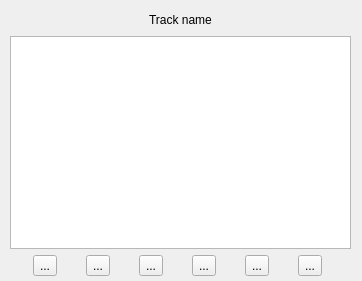
<?xml version="1.0" encoding="UTF-8"?>
<ui version="4.0">
 <class>myPlayer</class>
 <widget class="QDialog" name="myPlayer">
  <property name="geometry">
   <rect>
    <x>0</x>
    <y>0</y>
    <width>362</width>
    <height>281</height>
   </rect>
  </property>
  <property name="windowTitle">
   <string>Player</string>
  </property>
  <property name="sizeGripEnabled">
   <bool>false</bool>
  </property>
  <widget class="QWidget" name="">
   <property name="geometry">
    <rect>
     <x>10</x>
     <y>10</y>
     <width>341</width>
     <height>266</height>
    </rect>
   </property>
   <layout class="QVBoxLayout" name="verticalLayout">
    <item>
     <layout class="QHBoxLayout" name="horizontalLayout_2">
      <item>
       <spacer name="horizontalSpacer">
        <property name="orientation">
         <enum>Qt::Horizontal</enum>
        </property>
        <property name="sizeHint" stdset="0">
         <size>
          <width>40</width>
          <height>20</height>
         </size>
        </property>
       </spacer>
      </item>
      <item>
       <widget class="QLabel" name="_Track">
        <property name="text">
         <string>Track name</string>
        </property>
       </widget>
      </item>
      <item>
       <spacer name="horizontalSpacer_2">
        <property name="orientation">
         <enum>Qt::Horizontal</enum>
        </property>
        <property name="sizeHint" stdset="0">
         <size>
          <width>40</width>
          <height>20</height>
         </size>
        </property>
       </spacer>
      </item>
     </layout>
    </item>
    <item>
     <widget class="QTableView" name="_Table"/>
    </item>
    <item>
     <layout class="QHBoxLayout" name="horizontalLayout">
      <item>
       <widget class="QToolButton" name="Previous">
        <property name="text">
         <string>...</string>
        </property>
        <property name="icon">
         <iconset resource="bittons.qrc">
          <normaloff>:/Buttons/Previous.jpg</normaloff>:/Buttons/Previous.jpg</iconset>
        </property>
        <property name="iconSize">
         <size>
          <width>30</width>
          <height>30</height>
         </size>
        </property>
       </widget>
      </item>
      <item>
       <widget class="QToolButton" name="Play">
        <property name="enabled">
         <bool>true</bool>
        </property>
        <property name="text">
         <string>...</string>
        </property>
        <property name="icon">
         <iconset resource="bittons.qrc">
          <normaloff>:/Buttons/Play.jpg</normaloff>:/Buttons/Play.jpg</iconset>
        </property>
        <property name="iconSize">
         <size>
          <width>30</width>
          <height>30</height>
         </size>
        </property>
        <property name="autoRaise">
         <bool>false</bool>
        </property>
       </widget>
      </item>
      <item>
       <widget class="QToolButton" name="Pause">
        <property name="text">
         <string>...</string>
        </property>
        <property name="icon">
         <iconset resource="bittons.qrc">
          <normaloff>:/Buttons/Pause.jpg</normaloff>:/Buttons/Pause.jpg</iconset>
        </property>
        <property name="iconSize">
         <size>
          <width>30</width>
          <height>30</height>
         </size>
        </property>
       </widget>
      </item>
      <item>
       <widget class="QToolButton" name="Next">
        <property name="text">
         <string>...</string>
        </property>
        <property name="icon">
         <iconset resource="bittons.qrc">
          <normaloff>:/Buttons/Next.jpg</normaloff>:/Buttons/Next.jpg</iconset>
        </property>
        <property name="iconSize">
         <size>
          <width>30</width>
          <height>30</height>
         </size>
        </property>
       </widget>
      </item>
      <item>
       <widget class="QToolButton" name="Stop">
        <property name="text">
         <string>...</string>
        </property>
        <property name="icon">
         <iconset resource="bittons.qrc">
          <normaloff>:/Buttons/Stop.jpg</normaloff>:/Buttons/Stop.jpg</iconset>
        </property>
        <property name="iconSize">
         <size>
          <width>30</width>
          <height>30</height>
         </size>
        </property>
       </widget>
      </item>
      <item>
       <widget class="QToolButton" name="Add">
        <property name="text">
         <string>...</string>
        </property>
        <property name="icon">
         <iconset resource="bittons.qrc">
          <normaloff>:/Buttons/Add.jpg</normaloff>:/Buttons/Add.jpg</iconset>
        </property>
        <property name="iconSize">
         <size>
          <width>30</width>
          <height>30</height>
         </size>
        </property>
       </widget>
      </item>
     </layout>
    </item>
   </layout>
  </widget>
 </widget>
 <resources>
  <include location="bittons.qrc"/>
 </resources>
 <connections/>
</ui>
